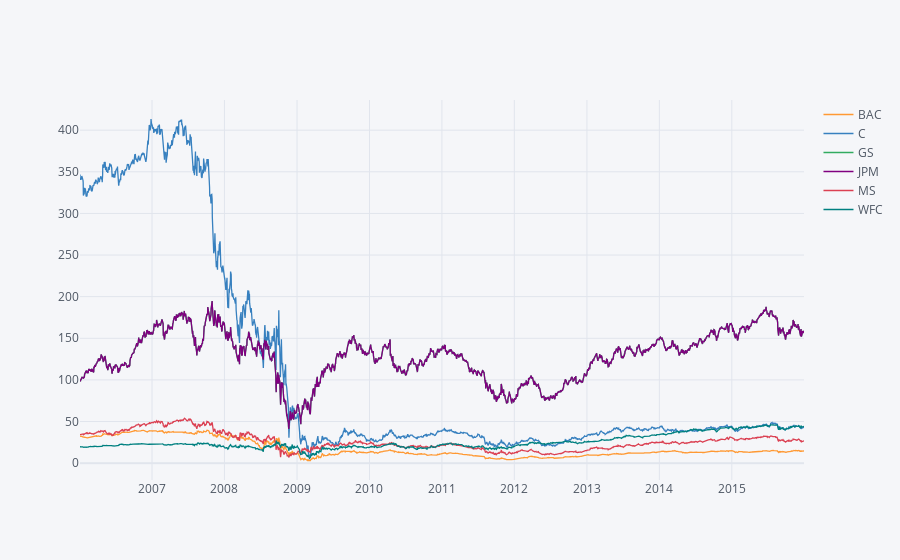

The cell this chart's notebook holds for it:
### Code cell
bank_stocks.xs(key='Close', axis=1, level='Stock Info').iplot()

### Figure 1 — Plotly figure (JSON) as saved in the notebook; plotly's stock layout.template omitted (floating-point values rounded to 4 significant figures; data arrays with more than 128 entries replaced by an {"elided": "..."} marker saying what was removed)
{"data": [{"line": {"color": "rgba(255, 153, 51, 1.0)", "dash": "solid", "shape": "linear", "width": 1.3}, "mode": "lines", "name": "BAC", "text": "", "type": "scatter", "x": {"elided": "2517 str values"}, "y": {"elided": "2517 float values"}}, {"line": {"color": "rgba(55, 128, 191, 1.0)", "dash": "solid", "shape": "linear", "width": 1.3}, "mode": "lines", "name": "C", "text": "", "type": "scatter", "x": {"elided": "2517 str values"}, "y": {"elided": "2517 float values"}}, {"line": {"color": "rgba(50, 171, 96, 1.0)", "dash": "solid", "shape": "linear", "width": 1.3}, "mode": "lines", "name": "GS", "text": "", "type": "scatter", "x": {"elided": "2517 str values"}, "y": {"elided": "2517 float values"}}, {"line": {"color": "rgba(128, 0, 128, 1.0)", "dash": "solid", "shape": "linear", "width": 1.3}, "mode": "lines", "name": "JPM", "text": "", "type": "scatter", "x": {"elided": "2517 str values"}, "y": {"elided": "2517 float values"}}, {"line": {"color": "rgba(219, 64, 82, 1.0)", "dash": "solid", "shape": "linear", "width": 1.3}, "mode": "lines", "name": "MS", "text": "", "type": "scatter", "x": {"elided": "2517 str values"}, "y": {"elided": "2517 float values"}}, {"line": {"color": "rgba(0, 128, 128, 1.0)", "dash": "solid", "shape": "linear", "width": 1.3}, "mode": "lines", "name": "WFC", "text": "", "type": "scatter", "x": {"elided": "2517 str values"}, "y": {"elided": "2517 float values"}}], "layout": {"legend": {"bgcolor": "#F5F6F9", "font": {"color": "#4D5663"}}, "paper_bgcolor": "#F5F6F9", "plot_bgcolor": "#F5F6F9", "title": {"font": {"color": "#4D5663"}}, "xaxis": {"gridcolor": "#E1E5ED", "showgrid": true, "tickfont": {"color": "#4D5663"}, "title": {"font": {"color": "#4D5663"}, "text": ""}, "zerolinecolor": "#E1E5ED"}, "yaxis": {"gridcolor": "#E1E5ED", "showgrid": true, "tickfont": {"color": "#4D5663"}, "title": {"font": {"color": "#4D5663"}, "text": ""}, "zerolinecolor": "#E1E5ED"}}}
